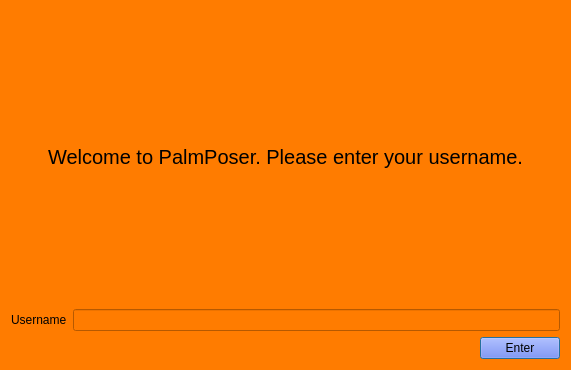
<?xml version="1.0" encoding="UTF-8"?>
<ui version="4.0">
 <class>NameDialog</class>
 <widget class="QDialog" name="NameDialog">
  <property name="geometry">
   <rect>
    <x>0</x>
    <y>0</y>
    <width>571</width>
    <height>370</height>
   </rect>
  </property>
  <property name="windowTitle">
   <string>Dialog</string>
  </property>
  <property name="styleSheet">
   <string notr="true">background-color: rgb(255, 124, 0)</string>
  </property>
  <layout class="QVBoxLayout" name="verticalLayout">
   <item alignment="Qt::AlignHCenter">
    <widget class="QLabel" name="label_2">
     <property name="styleSheet">
      <string notr="true">font-size: 20px;</string>
     </property>
     <property name="text">
      <string>Welcome to PalmPoser. Please enter your username.</string>
     </property>
    </widget>
   </item>
   <item>
    <layout class="QHBoxLayout" name="horizontalLayout">
     <item>
      <widget class="QLabel" name="label">
       <property name="text">
        <string>Username</string>
       </property>
      </widget>
     </item>
     <item>
      <widget class="QLineEdit" name="entryname">
       <property name="styleSheet">
        <string notr="true"/>
       </property>
      </widget>
     </item>
    </layout>
   </item>
   <item alignment="Qt::AlignRight">
    <widget class="QPushButton" name="enterButton">
     <property name="styleSheet">
      <string notr="true">background-color: rgb(82, 103, 255);</string>
     </property>
     <property name="text">
      <string>Enter</string>
     </property>
    </widget>
   </item>
  </layout>
 </widget>
 <resources/>
 <connections/>
</ui>
